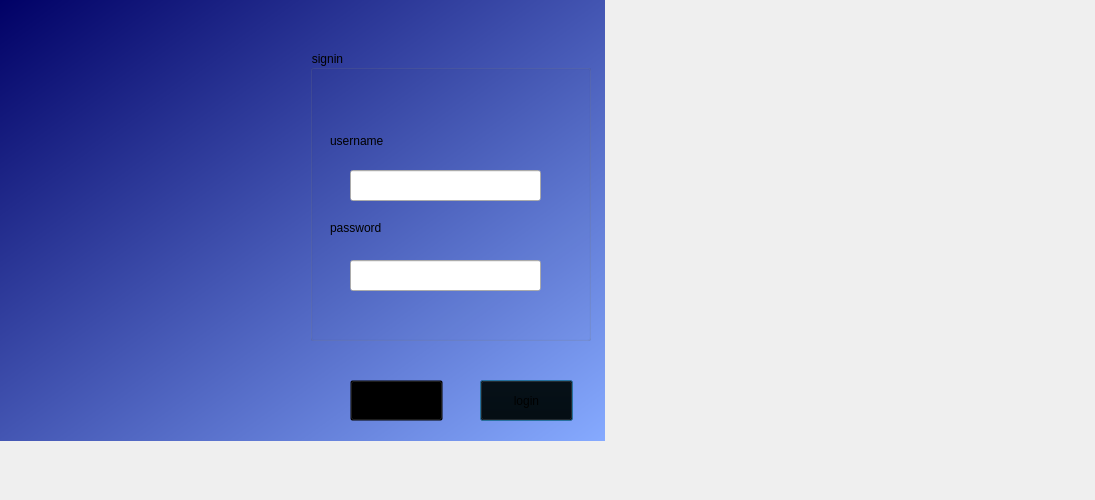
<?xml version="1.0" encoding="UTF-8"?>
<ui version="4.0">
 <class>signin</class>
 <widget class="QDialog" name="signin">
  <property name="geometry">
   <rect>
    <x>0</x>
    <y>0</y>
    <width>1095</width>
    <height>500</height>
   </rect>
  </property>
  <property name="windowTitle">
   <string>Dialog</string>
  </property>
  <widget class="QLabel" name="label">
   <property name="geometry">
    <rect>
     <x>10</x>
     <y>50</y>
     <width>281</width>
     <height>331</height>
    </rect>
   </property>
   <property name="styleSheet">
    <string notr="true">border-image: url(:/img/img/EP17_DM_001_Onlineticket_Artikelbild_Parken.jpg);</string>
   </property>
   <property name="text">
    <string/>
   </property>
  </widget>
  <widget class="QGroupBox" name="groupBox">
   <property name="geometry">
    <rect>
     <x>310</x>
     <y>50</y>
     <width>281</width>
     <height>291</height>
    </rect>
   </property>
   <property name="styleSheet">
    <string notr="true">font: 75 9pt &quot;MS Shell Dlg 2&quot;;
font: 75 italic 11pt &quot;Arial&quot;; 
color: rgb(0, 0, 0);

</string>
   </property>
   <property name="title">
    <string>signin</string>
   </property>
   <property name="flat">
    <bool>true</bool>
   </property>
   <property name="checkable">
    <bool>false</bool>
   </property>
   <widget class="QLabel" name="label_2">
    <property name="geometry">
     <rect>
      <x>20</x>
      <y>80</y>
      <width>101</width>
      <height>21</height>
     </rect>
    </property>
    <property name="text">
     <string>username</string>
    </property>
   </widget>
   <widget class="QLabel" name="label_3">
    <property name="geometry">
     <rect>
      <x>20</x>
      <y>170</y>
      <width>91</width>
      <height>16</height>
     </rect>
    </property>
    <property name="text">
     <string>password</string>
    </property>
   </widget>
   <widget class="QLineEdit" name="lineEdit_username">
    <property name="geometry">
     <rect>
      <x>40</x>
      <y>120</y>
      <width>191</width>
      <height>31</height>
     </rect>
    </property>
   </widget>
   <widget class="QLineEdit" name="lineEdit_password">
    <property name="geometry">
     <rect>
      <x>40</x>
      <y>210</y>
      <width>191</width>
      <height>31</height>
     </rect>
    </property>
    <property name="echoMode">
     <enum>QLineEdit::Password</enum>
    </property>
   </widget>
  </widget>
  <widget class="QPushButton" name="login">
   <property name="geometry">
    <rect>
     <x>480</x>
     <y>380</y>
     <width>93</width>
     <height>41</height>
    </rect>
   </property>
   <property name="styleSheet">
    <string notr="true">QPushButton{
background-color : transparent;
font: 63 11pt &quot;Yu Gothic UI Semibold&quot;;


	
}
QPushButton:hover{
background-color:rgb(71,200,255);

}</string>
   </property>
   <property name="text">
    <string>login</string>
   </property>
  </widget>
  <widget class="QPushButton" name="logincancel">
   <property name="geometry">
    <rect>
     <x>350</x>
     <y>380</y>
     <width>93</width>
     <height>41</height>
    </rect>
   </property>
   <property name="styleSheet">
    <string notr="true">QPushButton{
background-color: transparent;
font: 63 11pt &quot;Yu Gothic UI Semibold&quot;;


	
}
QPushButton:foucs{
	
background-color:rgb(71,200,255);

}
QPushButton:hover{
background-color:rgb(71,200,255);

}</string>
   </property>
   <property name="text">
    <string>cancel</string>
   </property>
  </widget>
  <widget class="QLabel" name="label_4">
   <property name="geometry">
    <rect>
     <x>-6</x>
     <y>0</y>
     <width>611</width>
     <height>441</height>
    </rect>
   </property>
   <property name="styleSheet">
    <string notr="true">background-color: qlineargradient(spread:pad, x1:0, y1:0, x2:1, y2:1, stop:0 rgba(0, 0, 101, 255), stop:1 rgba(134, 170, 255, 255));</string>
   </property>
   <property name="text">
    <string/>
   </property>
  </widget>
  <zorder>label_4</zorder>
  <zorder>label</zorder>
  <zorder>login</zorder>
  <zorder>logincancel</zorder>
  <zorder>groupBox</zorder>
 </widget>
 <resources/>
 <connections/>
</ui>
